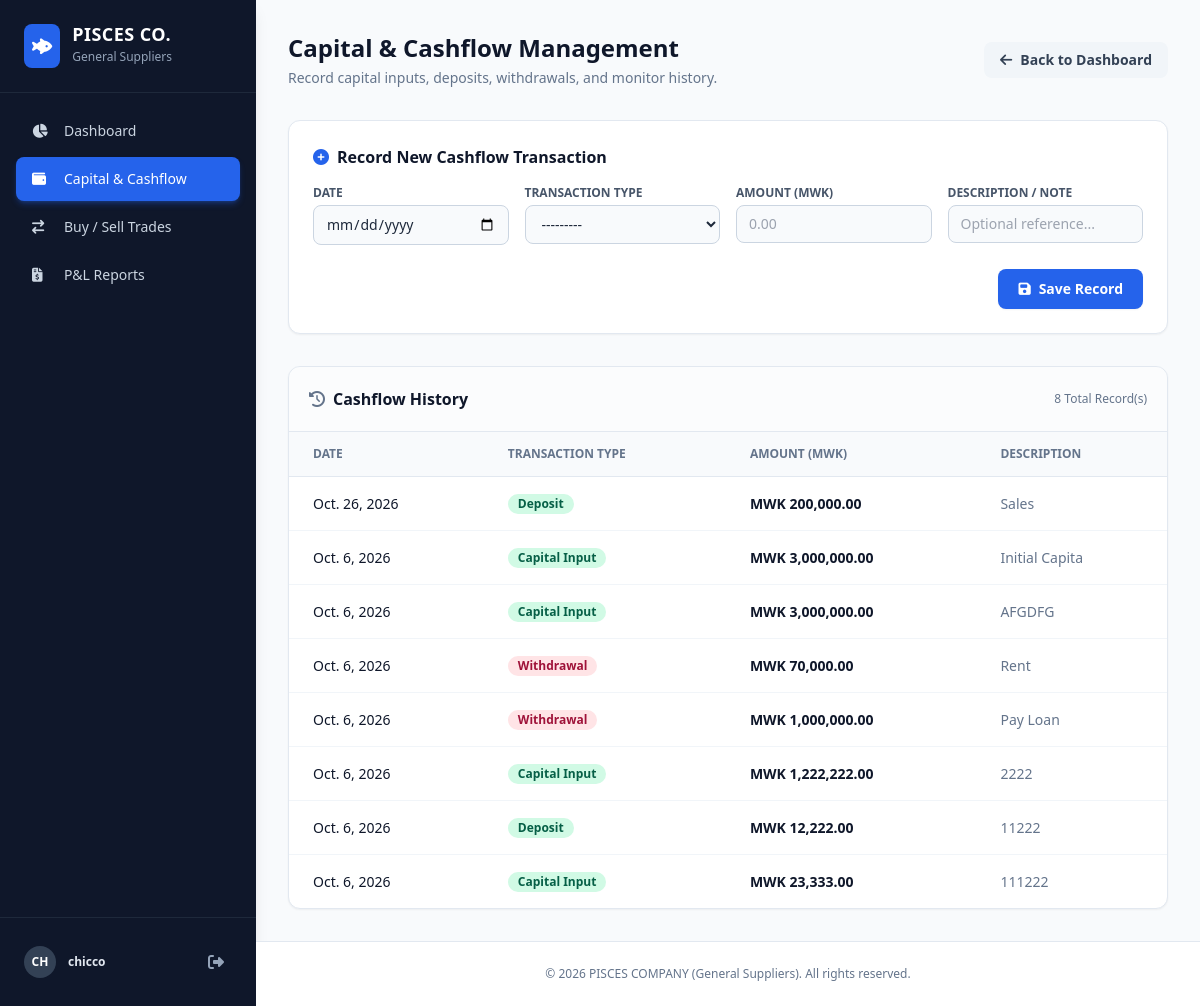
The page /cashflow/ (signed in) on the database its author committed.
### pisces_app/models.py (models this page shows, shortened)
class CashFlow(models.Model):
    TRANSACTION_TYPES = [
        ('Capital Input', 'Capital Input'),
        ('Deposit', 'Deposit'),
        ('Withdrawal', 'Withdrawal'),
    ]
    date = models.DateField(default=timezone.now)
    transaction_type = models.CharField(max_length=20, choices=TRANSACTION_TYPES)
    amount = models.DecimalField(max_digits=12, decimal_places=2)
    description = models.CharField(max_length=255, blank=True, null=True)

### pisces_app/views.py (the view)
# urls.py: path('cashflow/', views.cashflow_view, name='cashflow'),
@login_required
def cashflow_view(request):
    if request.method == 'POST':
        form = CashFlowForm(request.POST)
        if form.is_valid():
            form.save()
            messages.success(request, 'Cashflow entry successfully recorded!')
            return redirect('cashflow')
        else:
            messages.error(request, 'Failed to record transaction. Please check inputs.')
    else:
        form = CashFlowForm()
    records = CashFlow.objects.all().order_by('-date')
    return render(request, 'cashflow.html', {'form': form, 'records': records})

### pisces_app/forms.py
class CashFlowForm(forms.ModelForm):
    class Meta:
        model = CashFlow
        fields = ['date', 'transaction_type', 'amount', 'description']
        widgets = {
            'date': forms.DateInput(attrs={'type': 'date', 'class': 'form-control'}),
            'transaction_type': forms.Select(attrs={'class': 'form-control'}),
            'amount': forms.NumberInput(attrs={'class': 'form-control', 'step': '0.01'}),
            'description': forms.TextInput(attrs={'class': 'form-control', 'placeholder': 'Note or description'}),
        }

### pisces_app/context_processors.py (called while the page is built)
def currency_context(request):
    return {
        'currency_symbol': getattr(settings, 'CURRENCY_SYMBOL', '$')
    }

### pisces_app/templates/cashflow.html (shortened to what this page needs)
{% extends 'base.html' %}
{% load humanize %}
{% block content %}
<div class="mb-8 flex flex-col md:flex-row md:items-center md:justify-between gap-4">
    <div>
        <h1 class="text-2xl font-bold text-slate-900">Capital & Cashflow Management</h1>
        <p class="text-sm text-slate-500 mt-1">Record capital inputs, deposits, withdrawals, and monitor history.</p>
    </div>
    <div>
        <a href="{% url 'dashboard' %}" class="inline-flex items-center gap-2 px-4 py-2 bg-slate-100 hover:bg-slate-200 text-slate-700 rounded-lg text-sm font-semibold transition">
            <i class="fa-solid fa-arrow-left"></i> Back to Dashboard
        </a>
    </div>
</div>
<div class="bg-white rounded-xl border border-slate-200 shadow-sm p-6 mb-8">
    <h2 class="text-base font-bold text-slate-900 mb-4 flex items-center gap-2">
        <i class="fa-solid fa-plus-circle text-blue-600"></i> Record New Cashflow Transaction
    </h2>
    <form method="post" class="space-y-4">
        <div class="grid grid-cols-1 sm:grid-cols-2 lg:grid-cols-4 gap-4">
            <div>
                <label for="{{ form.date.id_for_label }}" class="block text-xs font-semibold text-slate-600 uppercase mb-1">Date</label>
                <input type="date" name="{{ form.date.name }}" id="{{ form.date.id_for_label }}" value="{{ form.date.value|default:'' }}" class="w-full px-3 py-2 bg-slate-50 border border-slate-300 rounded-lg text-sm focus:outline-none focus:ring-2 focus:ring-blue-500 focus:bg-white transition" required>
            </div>
            <div>
                <label for="{{ form.transaction_type.id_for_label }}" class="block text-xs font-semibold text-slate-600 uppercase mb-1">Transaction Type</label>
                <select name="{{ form.transaction_type.name }}" id="{{ form.transaction_type.id_for_label }}" class="w-full px-3 py-2 bg-slate-50 border border-slate-300 rounded-lg text-sm focus:outline-none focus:ring-2 focus:ring-blue-500 focus:bg-white transition" required>
                    {% for choice in form.transaction_type.field.choices %}
                        <option value="{{ choice.0 }}">{{ choice.1 }}</option>
                    {% endfor %}
                </select>
            </div>
            <div>
                <label for="{{ form.amount.id_for_label }}" class="block text-xs font-semibold text-slate-600 uppercase mb-1">Amount ({{ currency_symbol|default:"MWK" }})</label>
                <input type="number" step="0.01" name="{{ form.amount.name }}" id="{{ form.amount.id_for_label }}" placeholder="0.00" class="w-full px-3 py-2 bg-slate-50 border border-slate-300 rounded-lg text-sm focus:outline-none focus:ring-2 focus:ring-blue-500 focus:bg-white transition" required>
            </div>
            <div>
                <label for="{{ form.description.id_for_label }}" class="block text-xs font-semibold text-slate-600 uppercase mb-1">Description / Note</label>
                <input type="text" name="{{ form.description.name }}" id="{{ form.description.id_for_label }}" placeholder="Optional reference..." class="w-full px-3 py-2 bg-slate-50 border border-slate-300 rounded-lg text-sm focus:outline-none focus:ring-2 focus:ring-blue-500 focus:bg-white transition">
            </div>
        </div>
        <div class="flex justify-end pt-2">
            <button type="submit" class="inline-flex items-center gap-2 px-5 py-2.5 bg-blue-600 hover:bg-blue-700 text-white font-semibold rounded-lg text-sm shadow-sm transition">
                <i class="fa-solid fa-save"></i> Save Record
            </button>
        </div>
    </form>
</div>
<div class="bg-white rounded-xl border border-slate-200 shadow-sm overflow-hidden">
    <div class="p-5 border-b border-slate-200 bg-slate-50/50 flex items-center justify-between">
        <h2 class="font-bold text-slate-900 flex items-center gap-2">
            <i class="fa-solid fa-clock-rotate-left text-slate-500"></i> Cashflow History
        </h2>
        <span class="text-xs text-slate-500 font-medium">{{ records|length }} Total Record(s)</span>
    </div>
    <div class="overflow-x-auto">
        <table class="w-full text-left text-sm text-slate-600">
            <thead class="bg-slate-50 text-xs text-slate-500 uppercase border-b border-slate-200">
                <tr>
                    <th class="px-6 py-3.5 font-semibold">Date</th>
                    <th class="px-6 py-3.5 font-semibold">Transaction Type</th>
                    <th class="px-6 py-3.5 font-semibold">Amount ({{ currency_symbol|default:"MWK" }})</th>
                    <th class="px-6 py-3.5 font-semibold">Description</th>
                </tr>
            </thead>
            <tbody class="divide-y divide-slate-100">
                {% for r in records %}
                <tr class="hover:bg-slate-50/80 transition">
                    <td class="px-6 py-4 font-medium text-slate-900 whitespace-nowrap">{{ r.date }}</td>
                    <td class="px-6 py-4 whitespace-nowrap">
                        <span class="inline-flex items-center px-2.5 py-0.5 rounded-full text-xs font-semibold {% if r.transaction_type == 'Capital Input' or r.transaction_type == 'Deposit' %}bg-emerald-100 text-emerald-800{% else %}bg-rose-100 text-rose-800{% endif %}">
                            {{ r.transaction_type }}
                        </span>
                    </td>
                    <td class="px-6 py-4 font-bold text-slate-900 whitespace-nowrap">{{ currency_symbol|default:"MWK" }} {{ r.amount|floatformat:2|intcomma }}</td>
                    <td class="px-6 py-4 text-slate-500">{{ r.description|default:"-" }}</td>
                </tr>
                {% endfor %}
            </tbody>
        </table>
    </div>
</div>
{% endblock %}

### pisces_app/templates/base.html (shortened to what this page needs)
<!DOCTYPE html>
<html lang="en" class="h-full bg-slate-50">
<head>
    <script src="https://cdn.tailwindcss.com"></script>
    <link rel="stylesheet" href="https://cdnjs.cloudflare.com/ajax/libs/font-awesome/6.4.0/css/all.min.css">
</head>
<body class="h-full flex text-slate-800 antialiased">
    {% if user.is_authenticated %}
    <aside class="w-64 bg-slate-900 text-slate-300 flex flex-col justify-between shrink-0 shadow-lg min-h-screen">
        <div>
            <div class="p-6 border-b border-slate-800 flex items-center gap-3">
                <div class="bg-blue-600 text-white p-2 rounded-lg text-lg">
                    <i class="fa-solid fa-fish-fins"></i>
                </div>
                <div>
                    <h1 class="font-bold text-white text-lg tracking-wide leading-none">PISCES CO.</h1>
                    <span class="text-xs text-slate-400">General Suppliers</span>
                </div>
            </div>
            <nav class="p-4 space-y-1">
                <a href="{% url 'dashboard' %}" class="flex items-center gap-3 px-4 py-3 rounded-lg text-sm font-medium transition hover:bg-slate-800 hover:text-white ">
                    <i class="fa-solid fa-chart-pie w-5"></i> Dashboard
                </a>
                <a href="{% url 'cashflow' %}" class="flex items-center gap-3 px-4 py-3 rounded-lg text-sm font-medium transition hover:bg-slate-800 hover:text-white {% if request.resolver_match.url_name == 'cashflow' %}bg-blue-600 text-white shadow-md shadow-blue-600/30{% endif %}">
                    <i class="fa-solid fa-wallet w-5"></i> Capital & Cashflow
                </a>
                <a href="{% url 'trades' %}" class="flex items-center gap-3 px-4 py-3 rounded-lg text-sm font-medium transition hover:bg-slate-800 hover:text-white ">
                    <i class="fa-solid fa-arrow-right-arrow-left w-5"></i> Buy / Sell Trades
                </a>
                <a href="{% url 'reports' %}" class="flex items-center gap-3 px-4 py-3 rounded-lg text-sm font-medium transition hover:bg-slate-800 hover:text-white ">
                    <i class="fa-solid fa-file-invoice-dollar w-5"></i> P&L Reports
                </a>
            </nav>
        </div>
        <div class="p-4 border-t border-slate-800">
            <div class="flex items-center justify-between px-2 py-2">
                <div class="flex items-center gap-3">
                    <div class="w-8 h-8 rounded-full bg-slate-700 flex items-center justify-center font-bold text-white text-xs uppercase">
                        {{ user.username|slice:":2" }}
                    </div>
                    <span class="text-xs font-semibold text-slate-200 truncate max-w-[100px]">{{ user.username }}</span>
                </div>
                <form id="logout-form" action="{% url 'logout' %}" method="post" class="inline">
                    <button type="submit" title="Logout" class="text-slate-400 hover:text-red-400 p-2 rounded-lg transition">
                        <i class="fa-solid fa-right-from-bracket"></i>
                    </button>
                </form>
            </div>
        </div>
    </aside>
    {% endif %}
    <main class="flex-1 flex flex-col min-w-0 overflow-y-auto">
        <div class="flex-1 p-8 max-w-7xl mx-auto w-full">
            {% block content %}
            {% endblock %}
        </div>
        <footer class="p-6 border-t border-slate-200 text-center text-xs text-slate-500 bg-white">
            <p>&copy; {{ year|default:'2026' }} PISCES COMPANY (General Suppliers). All rights reserved.</p>
        </footer>
    </main>
</body>
</html>

### rows shown on the page
CashFlow: date "Oct. 26, 2026", transaction_type "Deposit", currency_symbol "MWK", amount "200,000.00", description "Sales"
CashFlow: date "Oct. 6, 2026", transaction_type "Capital Input", currency_symbol "MWK", amount "3,000,000.00", description "Initial Capita"
CashFlow: date "Oct. 6, 2026", transaction_type "Capital Input", currency_symbol "MWK", amount "3,000,000.00", description "AFGDFG"
CashFlow: date "Oct. 6, 2026", transaction_type "Withdrawal", currency_symbol "MWK", amount "70,000.00", description "Rent"
CashFlow: date "Oct. 6, 2026", transaction_type "Withdrawal", currency_symbol "MWK", amount "1,000,000.00", description "Pay Loan"
CashFlow: date "Oct. 6, 2026", transaction_type "Capital Input", currency_symbol "MWK", amount "1,222,222.00", description "2222"
CashFlow: date "Oct. 6, 2026", transaction_type "Deposit", currency_symbol "MWK", amount "12,222.00", description "11222"
CashFlow: date "Oct. 6, 2026", transaction_type "Capital Input", currency_symbol "MWK", amount "23,333.00", description "111222"

### other values the page prints
{{ user.username|slice:":2" }} "CH"
{{ user.username }} "chicco"
{{ currency_symbol|default:"MWK" }} "MWK"
{{ records|length }} "8"
{{ year|default:'2026' }} "2026"
form field transaction_type "---------"
